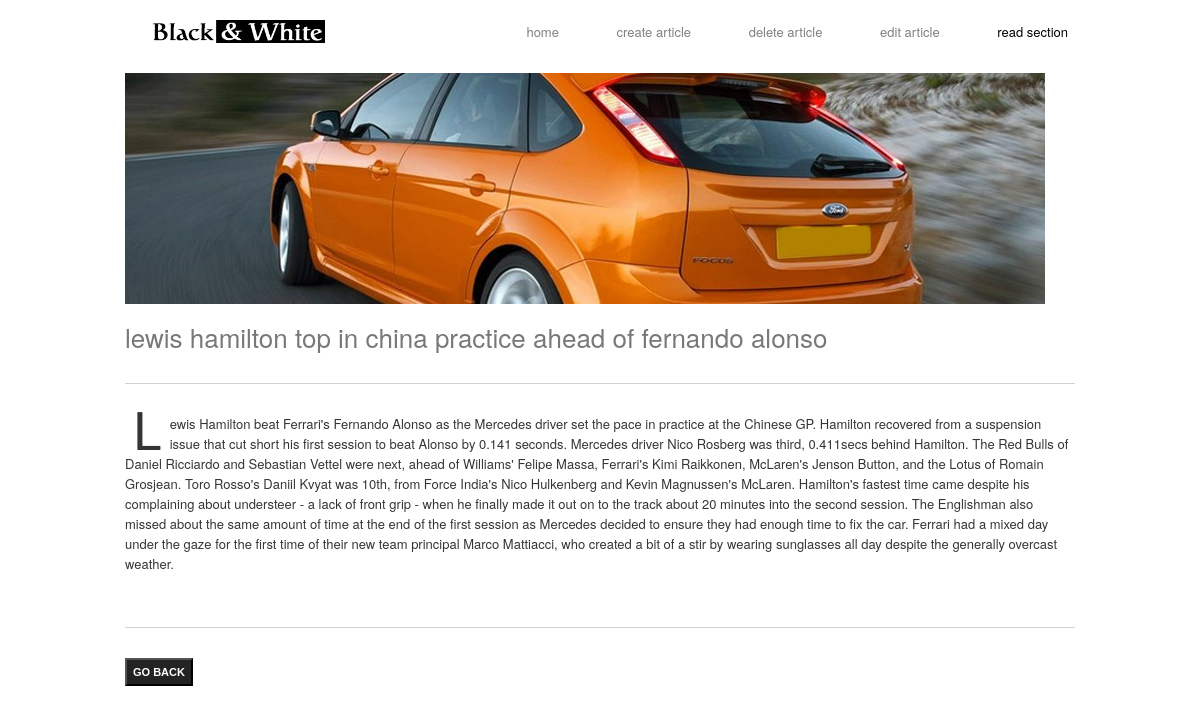
The app's page /read_single_view.php?id=8 with its own data.
### tables this page shows
CREATE TABLE IF NOT EXISTS `article` (
  `id` int(11) NOT NULL AUTO_INCREMENT,
  `title` varchar(145) NOT NULL,
  `body` varchar(2000) NOT NULL,
  PRIMARY KEY (`id`),
  UNIQUE KEY `id_UNIQUE` (`id`)
);

### database.php (called while the page is built, shortened)
<?php
class db {
	protected $hostname = '';
	protected $username = '';
	protected $password = '';
	function __construct()
	{
		$this->connection = mysql_connect($this->hostname, $this->username, $this->password) or die( 'Cannot connect ' . mysql_errno());
	}
	public function selectOne($id)
	{
		return mysql_query("SELECT * FROM article WHERE id=$id");
	}
	public function fetchAssoc($result)
	{
		return mysql_fetch_assoc($result);
	}
}

### read_single_view.php (the view, shortened to what this page needs)
<?php
require_once('database.php');
$database = new db();
$id       = $_GET['id'];
$results  = $database->selectOne($id);
if($database->affectedRows())
{
	$article = $database->fetchAssoc($results);
	$title   = $article['title'];
	$body    = $article['body'];
}
?>
<nav>
	<ul>
		<li><a href="home.php">Home</a></li>
		<li><a href="add_article.php">Create Article</a></li>
		<li><a href="delete_article.php">Delete Article</a></li>
		<li><a href="edit_article.php">Edit Article</a></li>
		<li><a href="read_section.php" class="selected">Read Section</a></li>
	</ul>
</nav>
</header>
	<div class="main clearfix">
		<div class="grid_24 work">
			<img src="images/read.jpg">
			<?php
				echo "<h4>".$title."</h4>";
				echo "<p class ='first'>";
				echo $body;
				echo "</p>";
				echo "<h4></h4>";
			?>
			<form action="read_section.php" method="POST">
				<input type="submit" class='button' name="go_back" value="Go back">
			</form>
		</div>
	</div>
</div>
</body>
</html>

### css/text.css (style rules this page uses)
body { font: 13px/1.5 "Helvetica Neue", Arial, "Liberation Sans", FreeSans, sans-serif; }
h4 { font-size: 19px; }
ul { list-style: disc; }
li { margin-left: 30px; }
p, dl, hr, h1, h2, h3, h4, h5, h6, ol, ul, pre, table, address, fieldset, figure { margin-bottom: 20px; }

### css/960_24_col.css (style rules this page uses)
body { min-width: 960px; }
.container_24 { margin-left: auto; margin-right: auto; width: 960px; }
.grid_1, .grid_2, .grid_3, .grid_4, .grid_5, .grid_6, .grid_7, .grid_8, .grid_9, .grid_10, .grid_11, .grid_12, .grid_13, .grid_14, .grid_15, .grid_16, .grid_17, .grid_18, .grid_19, .grid_20, .grid_21, .grid_22, .grid_23, .grid_24 { display: inline; float: left; margin-left: 5px; margin-right: 5px; word-wrap:break-word; }
.container_24 .grid_24 { width: 950px; }
.clearfix:before, .clearfix:after, .container_24:before, .container_24:after { content: '.'; display: block; overflow: hidden; visibility: hidden; font-size: 0; line-height: 0; width: 0; height: 0; }
.clearfix:after, .container_24:after { clear: both; }
.clearfix, .container_24 { zoom: 1; }

### css/main.css (style rules this page uses)
header img { padding: 10px; }
header { overflow: hidden; }
.logo { margin-bottom: 20px; }
nav { float: right; padding-top: 12px; }
nav li { display: inline; padding: 12px; }
nav a { text-transform: lowercase; }
.main { margin-top: 20px; }
.work h2, .work h4 { font-weight: normal; font-size: 26px; }
.work h4 { color: #787878; padding-bottom: 33px; margin-bottom: 30px; }
.work img { margin-bottom: 20px; margin-top: -25px; }
.container_24 { margin-top: 10px; }
p { font-size: 13px; line-height: 20px; color: #353535; }
h4 { font-size: 26px; text-transform: lowercase; border-bottom: 1px solid #d1d1d1; padding-bottom: 27px; margin-bottom: 15px; line-height: 1em; font-weight: lighter; }
a { text-decoration: none; color: gray; }
a:hover, .selected { color: black; }
.button { background: #242324; padding: 6px; color: white; text-transform: uppercase; font-weight: bold; font-size: 11px; }
.first:first-letter { float: left; font-size: 40pt; margin: 8px; font-family: 'Clicker Script', cursive; }

### records on screen
article: title "lewis hamilton top in china practice ahead of fernando alonso", body "Lewis Hamilton beat Ferrari's Fernando Alonso as the Mercedes driver set the pace in practice at the Chinese GP. Hamilton recovered from a suspension issue that cut short his first session to beat Alonso by 0.141 seconds. Mercedes driver Nico Rosberg was third, 0.411secs behind Hamilton. The Red Bulls of Daniel Ricciardo and Sebastian Vettel were next, ahead of Williams' Felipe Massa, Ferrari's Kimi Raikkonen, McLaren's Jenson Button, and the Lotus of Romain Grosjean. Toro Rosso's Daniil Kvyat was 10th, from Force India's Nico Hulkenberg and Kevin Magnussen's McLaren. Hamilton's fastest time came despite his complaining about understeer - a lack of front grip - when he finally made it out…"
